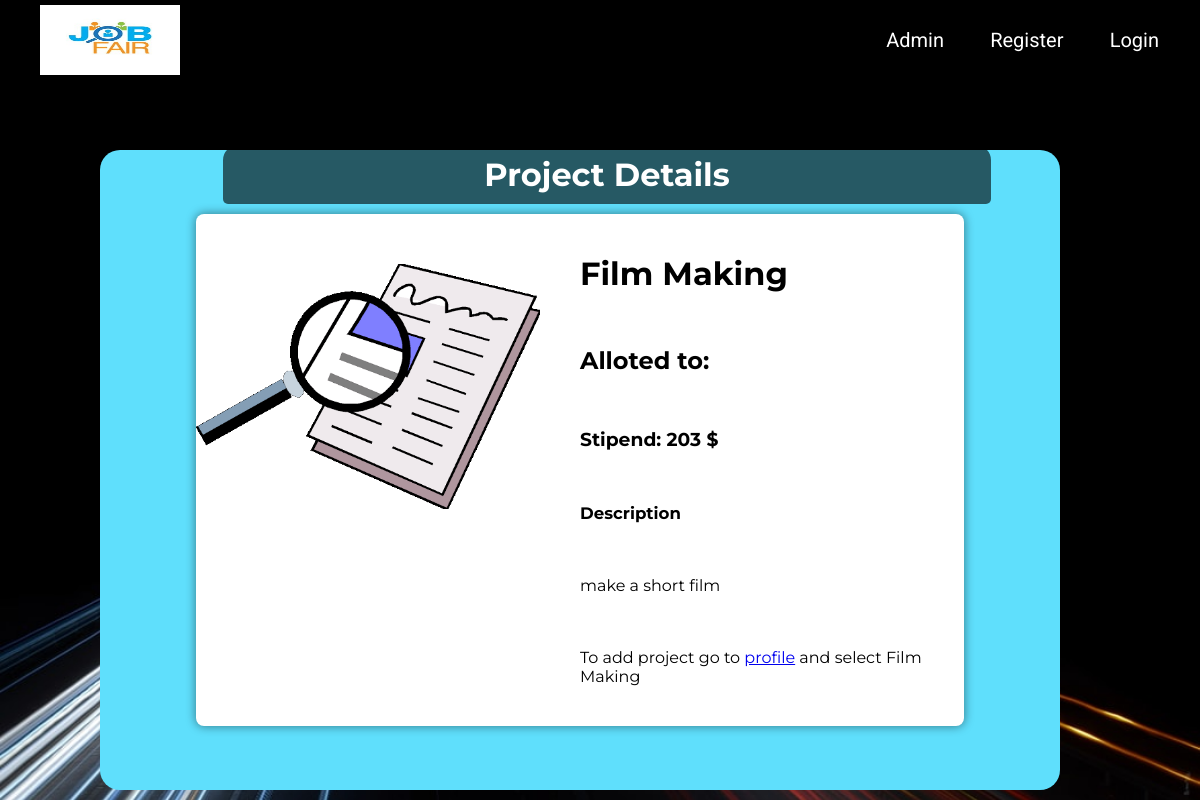
Page /jobfair_app/project_list/4/ on the committed database.
### jobfair_app/models.py (models this page shows, shortened)
class Project(models.Model):
    name = models.CharField(max_length = 256)
    description = models.TextField(
        default = ' ',
        max_length=500,
    )
    stipend = models.IntegerField(
        default = 0,
     )
    upvote = models.IntegerField(
        default = 0,
    )
    downvote = models.IntegerField(
        default = 0,
    )
    skills = models.TextField(
    default = '',
    max_length = 500
    )

### jobfair_app/views.py (the view)
# urls.py: path('project_list/<pk>/',views.ProjectDetailView.as_view(), name = 'project_detail'),
class ProjectDetailView(DetailView):
    model = models.Project
    template_name = 'project_detail.html'
    context_object_name = 'project_detail'

### jobfair_app/templates/project_detail.html (shortened to what this page needs)
<!DOCTYPE html>
<html>
  <head>
    <link rel="stylesheet" href="https://cdnjs.cloudflare.com/ajax/libs/font-awesome/5.15.3/css/all.min.css">
    {% load static %}
    <link rel="stylesheet" href="{% static 'project_detail.css' %}">
  </head>
  <body>
    <div class="wrapper">
      <nav class="navbar">
        <a href="{% url 'jobfair_app:index' %}">
          <img class="logo" src="{% static 'jb.jpg' %}">
        </a>
        <ul>
          <li><a href="{% url 'admin:index' %}">Admin</a></li>
          {% if user.is_authenticated %}
          <li><a href="{% url 'jobfair_app:dashboard' %}"> Dashboard </a></li>
          {% if user.userprofileinfo.role == 'employer' %}
            <li><a class="active" href="{% url 'jobfair_app:project_create' %}">Create Project</a></li>
          {% endif %}
          <li> <a href="{% url 'jobfair_app:logout' %}">{{user.username}} Logout</a> </li>
          {% else %}
          <li><a href="{% url 'jobfair_app:register' %}">Register</a></li>
          <li> <a href="{% url 'jobfair_app:user_login' %}">Login</a> </li>
          {% endif %}
        </ul>
      </nav>
      <div class="regform">
        <h1>Project Details</h1>
      </div>
    </div>
      <div class="container">
        <div class="card">
          <div class="images">
          </div>
          <div class="infos">
            <h1>{{project_detail.name}}</h1>
            <div class="name">
              <h2>Alloted to:</h2>
            </div>
            <div class="price">
              <h3>Stipend:     {{project_detail.stipend}} $</h3>
            </div>
            <div class="more-infos">
              <h5>Description</h5>
            </div>
            <div class="info-content">
              <p>{{project_detail.description}}</p>
            </div>
            <p>To add project go to <a href="{% url 'jobfair_app:profile' %}">profile</a> and select {{project_detail.name}}</p>
          </div>
        </div>
    </div>
  </body>
</html>

### jobfair_app/static/project_detail.css (style rules this page uses)
* { margin: 0; padding: 0; }
body { font-family: 'Montserrat', sans-serif; height: 100vh; }
.container { height: 80vh; width: 80vw; background-color: #5fdffc; border-radius: 20px; margin-top: -650px; margin-left: 100px; font-family: 'Montserrat', sans-serif; display: flex; align-items: center; justify-content: center; }
.card { background-color: white; width: 80%; height: 80%; border-radius: 8px; display: flex; box-shadow: 0px 0px 10px 1px rgba(0,0,0,0.4); }
.card .images, .card .infos { width: 50%; }
.infos .price { display: flex; }
.infos .name { display: flex; width: 80%; justify-content: space-between; }
.infos .more-infos { display: flex; width: 80%; justify-content: space-between; font-size: 20px; font-weight: 700; }
.infos { display: flex; flex-direction: column; justify-content: space-between; padding: 40px; }
.info-content { font-size: 16px; }
.images { background-image: url(pj.jpg); background-repeat: no-repeat; background-size: contain; margin-top: 50px; }
.regform { width: 64vw; background-color: rgba(0,0,0,0.6); margin-left: 223px; color: #FFFFFF; padding: 10px 0px 10px 0px; text-align: center; border-radius: 15px 15px 5px 5px; margin-top: 63px; display: inline-block; }
.wrapper { background: url(b1.jpg) no-repeat; background-size: cover; background-position: center; height: 100vh; }
.navbar { height: 80px; width: 100%; background: rgba(0,0,0,0.4); }
.logo { width: 140px; height: 70px; padding: 5px 40px; }
.navbar ul { float: right; margin-right: 20px; }
.navbar ul li { list-style: none; margin: 0 8px; display: inline-block; line-height: 80px; }
.navbar ul li a { text-decoration: none; color: white; padding: 6px 13px; font-size: 20px; font-family: 'Roboto', sans-serif; transition: .4s; }

### rows in the picture
Project: name "Film Making", stipend "203", description "make a short film"
